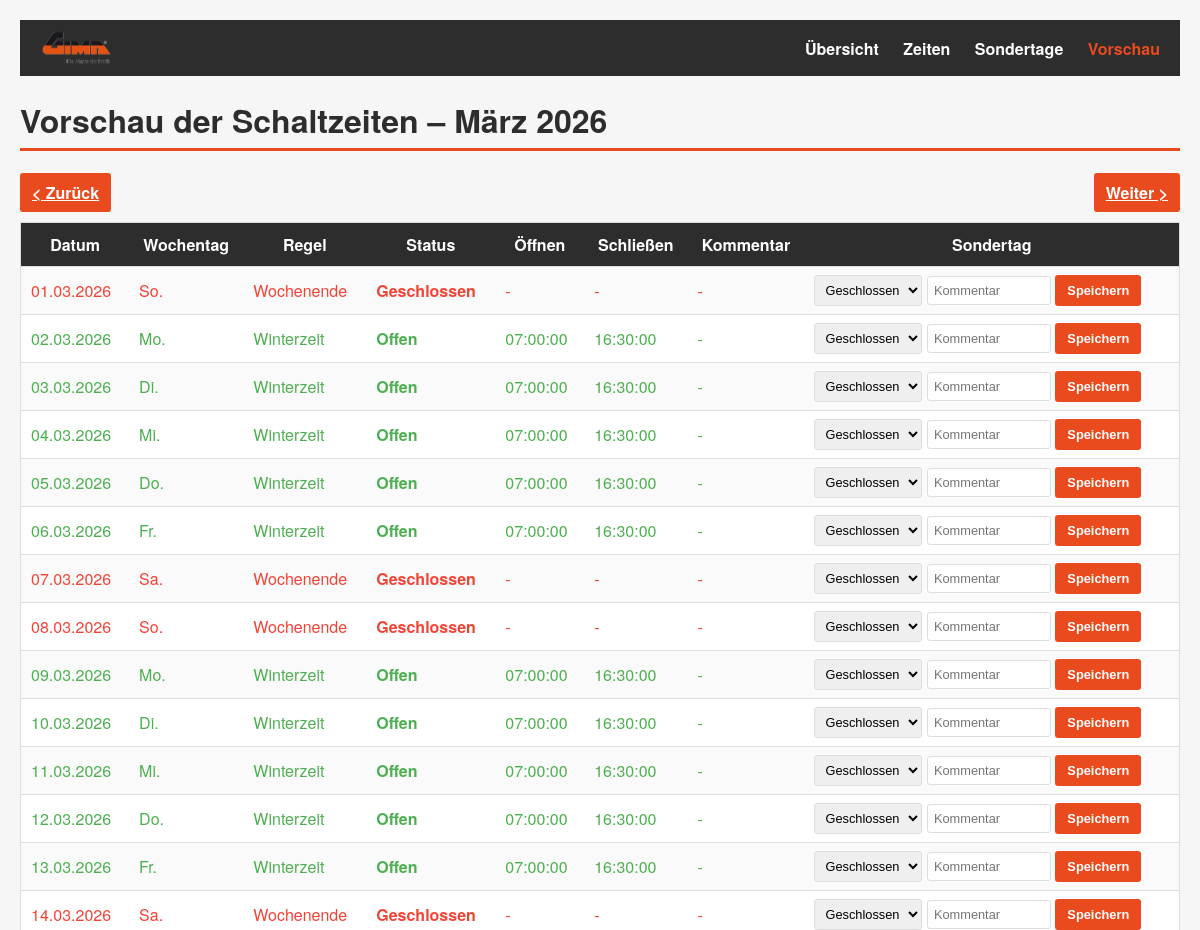
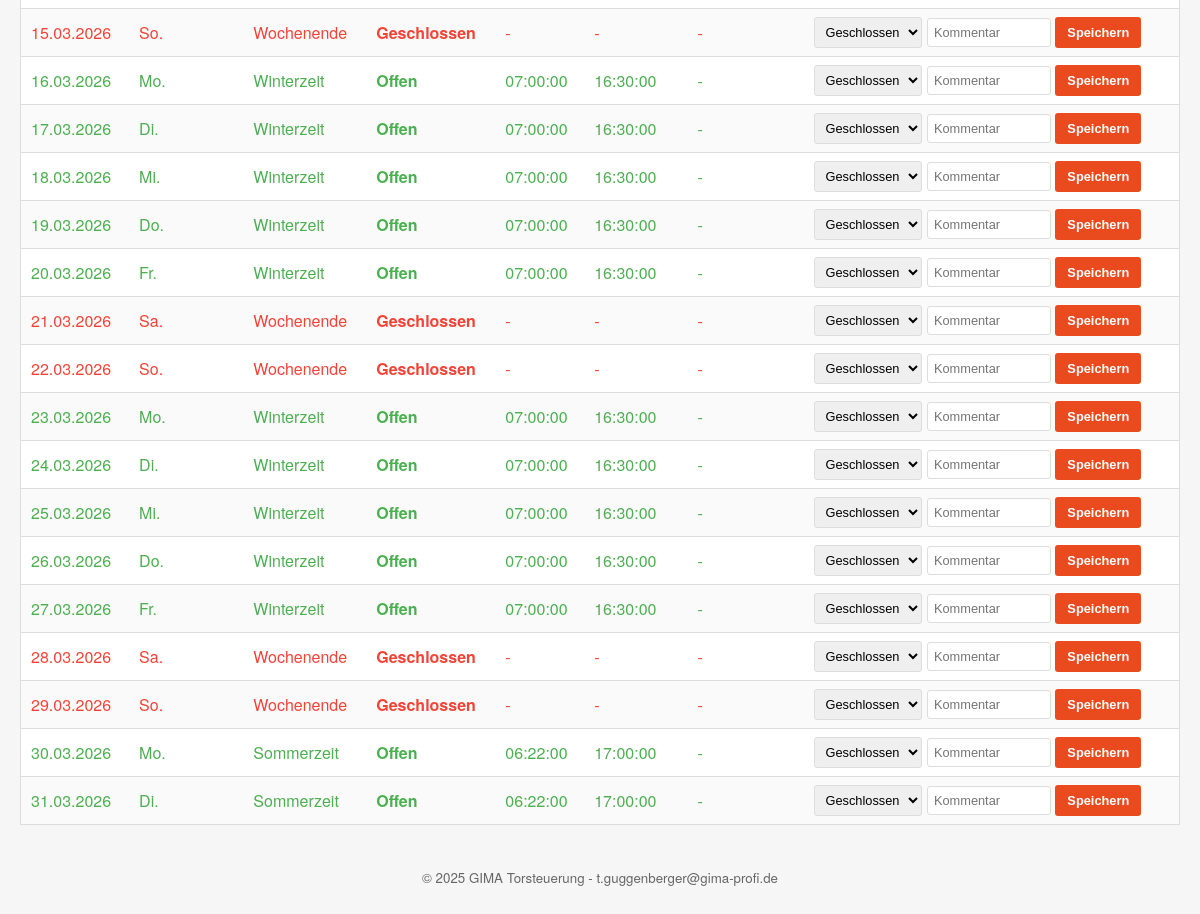
Page /vorschau.php?month=3&year=2026 on the committed database (2 pictures, top to bottom).
### tables this page shows
CREATE TABLE `torzeiten` (
  `id` int(11) NOT NULL,
  `modus` enum('sommer','winter') NOT NULL,
  `startzeit` time NOT NULL,
  `endzeit` time NOT NULL
);

### www/vorschau.php (the view, shortened to what this page needs)
<?php
require_once 'db.php';
$currentMonth = isset($_GET['month']) ? intval($_GET['month']) : intval(date('m'));
$currentYear  = isset($_GET['year'])  ? intval($_GET['year'])  : intval(date('Y'));
$monthName = (new IntlDateFormatter(
    'de_DE',
    IntlDateFormatter::FULL,
    IntlDateFormatter::NONE,
    'Europe/Berlin',
    IntlDateFormatter::GREGORIAN,
    'MMMM yyyy'
))->format(new DateTime("$currentYear-$currentMonth-01"));
$prevMonth = $currentMonth - 1;
$nextMonth = $currentMonth + 1;
$prevYear  = $currentYear;
$nextYear  = $currentYear;
function feiertage_bayern($jahr) {
    $ostern = easter_date($jahr);
    return [
        'Neujahr' => "$jahr-01-01",
        'Heilige Drei Könige' => "$jahr-01-06",
        'Tag der Arbeit' => "$jahr-05-01",
        'Mariä Himmelfahrt' => "$jahr-08-15",
        'Tag der Deutschen Einheit' => "$jahr-10-03",
        'Allerheiligen' => "$jahr-11-01",
        '1. Weihnachtstag' => "$jahr-12-25",
        '2. Weihnachtstag' => "$jahr-12-26",
        'Karfreitag' => date('Y-m-d', $ostern - 2 * 86400),
        'Ostermontag' => date('Y-m-d', $ostern + 1 * 86400),
        'Christi Himmelfahrt' => date('Y-m-d', $ostern + 39 * 86400),
        'Pfingstmontag' => date('Y-m-d', $ostern + 50 * 86400),
        'Fronleichnam' => date('Y-m-d', $ostern + 60 * 86400)
    ];
}
$stmt = $pdo->query("SELECT * FROM torzeiten");
$torzeiten = [];
while ($row = $stmt->fetch(PDO::FETCH_ASSOC)) {
    $torzeiten[$row['modus']] = $row;
}
$sondertage_map = [];
$feiertage = feiertage_bayern($currentYear);
$daysInMonth = cal_days_in_month(CAL_GREGORIAN, $currentMonth, $currentYear);
?>
<!DOCTYPE html>
<html lang="de">
<head>
<link rel="stylesheet" href="style.css">
</head>
<body>
<header class="navbar">
  <img src="logo.png" class="nav-logo" alt="GIMA">
  <nav>
    <a href="index.php">Übersicht</a>
    <a href="zeiten.php">Zeiten</a>
    <a href="sondertage.php">Sondertage</a>
    <a href="vorschau.php" class="active">Vorschau</a>
  </nav>
</header>
<h1>Vorschau der Schaltzeiten – <?= htmlspecialchars($monthName) ?></h1>
<div class="month-nav">
  <?php if (!($currentMonth == intval(date('m')) && $currentYear == intval(date('Y')))): ?>
    <a href="?month=<?= $prevMonth ?>&year=<?= $prevYear ?>" class="button">&lt; Zurück</a>
  <?php else: ?>
    <span></span>
  <?php endif; ?>
  <?php if (!($currentMonth == intval(date('m', strtotime('+11 months'))) && $currentYear == intval(date('Y', strtotime('+11 months'))))): ?>
    <a href="?month=<?= $nextMonth ?>&year=<?= $nextYear ?>" class="button">Weiter &gt;</a>
  <?php endif; ?>
</div>
<div class="scroll-table">
<table>
  <tr>
    <th>Datum</th>
    <th>Wochentag</th>
    <th>Regel</th>
    <th>Status</th>
    <th>Öffnen</th>
    <th>Schließen</th>
    <th>Kommentar</th>
    <th>Sondertag</th>
  </tr>
<?php
for ($d = 1; $d <= $daysInMonth; $d++) {
    $datum = sprintf('%04d-%02d-%02d', $currentYear, $currentMonth, $d);
    $wochentagIndex = date('N', strtotime($datum));
    $formatterDay = new IntlDateFormatter(
        'de_DE', IntlDateFormatter::NONE, IntlDateFormatter::NONE,
        'Europe/Berlin', IntlDateFormatter::GREGORIAN, 'EEE'
    );
    $wochentagName = $formatterDay->format(new DateTime($datum));
    $regel = '';
    $status = '';
    $von = $bis = $kommentar = '';
    $color = '';
    if (isset($sondertage_map[$datum])) {
        $regel = 'Sondertag';
        $status = $sondertage_map[$datum]['status'];
        $kommentar = $sondertage_map[$datum]['kommentar'];
        $color = 'color-orange';
    } elseif (in_array($datum, $feiertage)) {
        $regel = 'Feiertag';
        $status = 'geschlossen';
        $kommentar = array_search($datum, $feiertage);
        $color = 'color-red';
    } elseif ($wochentagIndex >= 6) {
        $regel = 'Wochenende';
        $status = 'geschlossen';
        $color = 'color-red';
    } else {
        $modus = (date('I', strtotime($datum)) == 1) ? 'sommer' : 'winter';
        $regel = ucfirst($modus) . 'zeit';
        $status = 'offen';
        $von = $torzeiten[$modus]['startzeit'] ?? '';
        $bis = $torzeiten[$modus]['endzeit'] ?? '';
        $color = 'color-green';
    }
    echo "<tr class='$color'>";
    echo "<td>" . date('d.m.Y', strtotime($datum)) . "</td>";
    echo "<td>" . htmlspecialchars($wochentagName) . "</td>";
    echo "<td>" . htmlspecialchars($regel) . "</td>";
    echo "<td style='font-weight:bold'>" . ucfirst($status) . "</td>";
    echo "<td>" . ($von ?: '-') . "</td>";
    echo "<td>" . ($bis ?: '-') . "</td>";
    echo "<td>" . htmlspecialchars($kommentar ?: '-') . "</td>";
    echo "<td>";
    if (isset($sondertage_map[$datum])) {
        echo "<form method='post' class='sondertag-form'>";
        echo "<input type='hidden' name='delete_sondertag' value='$datum'>";
        echo "<button type='submit' style='background:#f44336;color:white;'>Löschen</button>";
        echo "</form>";
    } else {
        echo "<form method='post' class='sondertag-form'>";
        echo "<select name='sondertag_status'>
                <option value='geschlossen'>Geschlossen</option>
        <option value='offen'>Offen</option>
              </select> ";
        echo "<input type='text' name='sondertag_kommentar' placeholder='Kommentar'>";
        echo " <button type='submit'>Speichern</button>";
        echo "</form>";
    }
    echo "</td>";
    echo "</tr>";
}
?>
</table>
</div>
<?php include __DIR__ . '/footer.php'; ?>
</body>
</html>

### www/style.css (style rules this page uses)
:root { --gima-red: #e94b1f; --gima-dark: #2d2d2d; --gima-light: #f6f6f6; --gima-border: #dddddd; --gima-success: #4caf50; --gima-error: #f44336; --gima-orange: #ff9800; }
body { font-family: "Helvetica Neue", Arial, sans-serif; background-color: var(--gima-light); color: var(--gima-dark); margin: 0; padding: 20px; }
h1 { border-bottom: 3px solid var(--gima-red); padding-bottom: 5px; color: var(--gima-dark); }
table { width: 100%; border-collapse: collapse; background: #fff; border: 1px solid var(--gima-border); box-shadow: 0 2px 4px rgba(0,0,0,0.1); white-space: nowrap; }
th { background-color: var(--gima-dark); color: white; padding: 10px; }
td { padding: 8px 10px; border-top: 1px solid var(--gima-border); }
tr:nth-child(even) { background: #fafafa; }
.color-green { color: var(--gima-success); }
.color-red { color: var(--gima-error); }
button, .button { background-color: var(--gima-red); color: white; border: none; border-radius: 3px; padding: 8px 12px; cursor: pointer; font-weight: bold; }
input[type="date"], input[type="time"], input[type="text"], select { padding: 6px; border: 1px solid var(--gima-border); border-radius: 3px; }
.scroll-table { overflow-x: auto; }
.month-nav { display: flex; justify-content: space-between; align-items: center; margin-bottom: 10px; }
.navbar { display: flex; align-items: center; justify-content: space-between; background: var(--gima-dark); padding: 8px 20px; margin-bottom: 20px; }
.nav-logo { height: 40px; }
.navbar nav a { color: white; text-decoration: none; font-weight: bold; margin-left: 20px; }
.navbar nav a.active { color: var(--gima-red); }

### www/vorschau.php (style rules this page uses)
form.sondertag-form { display: inline-block; margin: 0; }
.sondertag-form input[type=text] { width: 110px; }
.sondertag-form select, .sondertag-form input, .sondertag-form button { font-size: 0.8em; }

### rows in the picture
torzeiten: startzeit "07:00:00", endzeit "16:30:00"
torzeiten: startzeit "06:22:00", endzeit "17:00:00"

### other values in the picture
$monthName "März 2026"
date('d.m.Y', strtotime($datum)) "01.03.2026"
$wochentagName "So."
$regel "Wochenende"
$status "Geschlossen"
$von ?: '-' "-"
$bis ?: '-' "-"
$kommentar ?: '-' "-"
date('d.m.Y', strtotime($datum)) "02.03.2026"
$wochentagName "Mo."
$regel "Winterzeit"
$status "Offen"
date('d.m.Y', strtotime($datum)) "03.03.2026"
$wochentagName "Di."
date('d.m.Y', strtotime($datum)) "04.03.2026"
